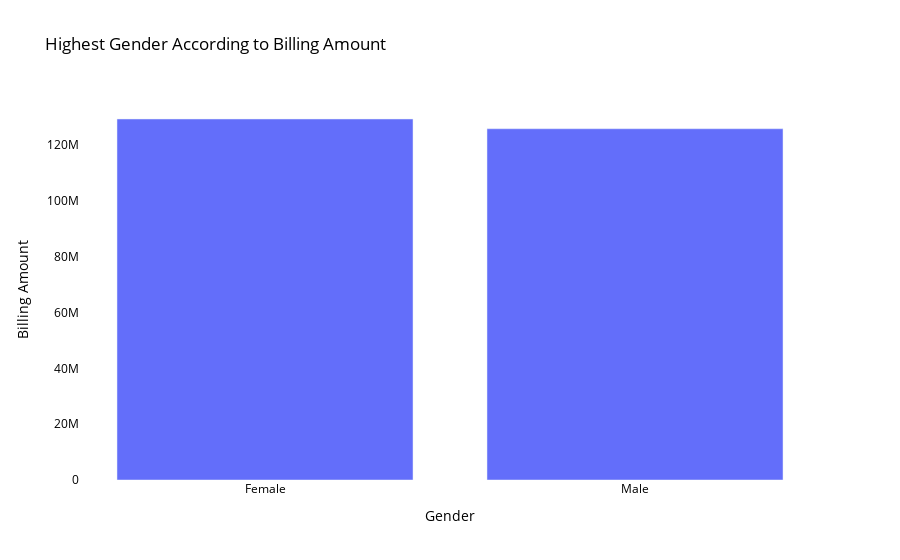
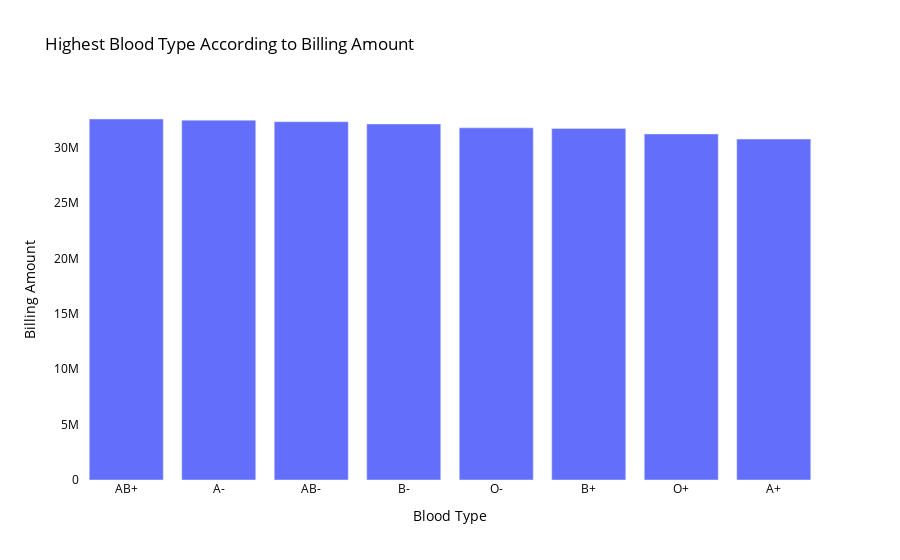
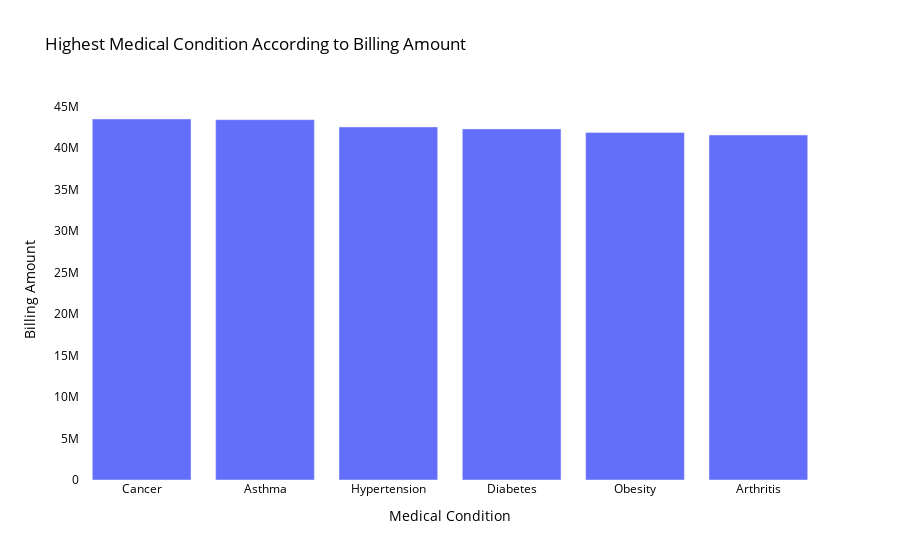
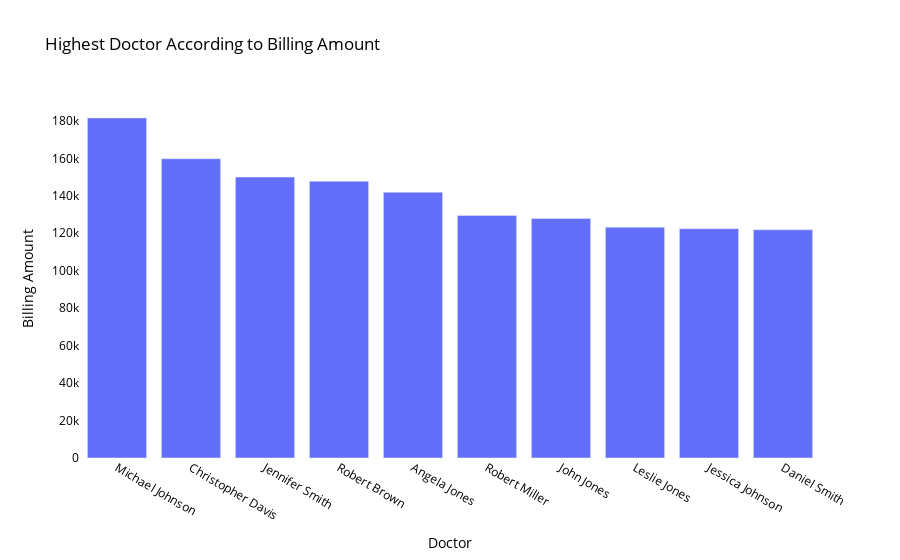

Notebook cell for these charts, in order:
### Code cell
# Highest "Features" according to the Billing Amount

for i in cols:
    
    if i == 'Gender':
        
        char_bar = df.groupby(['Gender'])[['Billing Amount']].sum().reset_index()
        char_bar = char_bar.sort_values(by=("Billing Amount"), ascending=False)
        
        top = char_bar.head(10)
        fig = go.Figure()
        fig.add_trace(go.Bar(x = top['Gender'], y = top["Billing Amount"]))
        
        fig.update_layout(title="Highest Gender According to " + 'Billing Amount',
                         xaxis_title = 'Gender',
                         yaxis_title = "Billing Amount",
                         plot_bgcolor ='white', 
                         paper_bgcolor = 'white',
                         font = dict(color = 'black'))
        
        pyo.init_notebook_mode(connected = True)
        pyo.iplot(fig)
        
    else:
        
        char_bar = df.groupby([i])[['Billing Amount']].sum().reset_index()
        char_bar = char_bar.sort_values(by = ("Billing Amount"), ascending = False)
        
        top = char_bar.head(10)
        fig = go.Figure()
        fig.add_trace (go.Bar(x = top[i], y = top['Billing Amount']))
        
        fig.update_layout(title = "Highest " + i + " According to Billing Amount", 
                         xaxis_title = i,
                         yaxis_title = "Billing Amount", 
                         plot_bgcolor = 'white',
                         paper_bgcolor = 'white',
                         font = dict(color = 'black'))
        
        pyo.init_notebook_mode(connected = True)
        pyo.iplot(fig)

### Figure 1 — Plotly figure (JSON) as saved in the notebook; plotly's stock layout.template omitted (floating-point values rounded to 4 significant figures)
{"data": [{"type": "bar", "x": ["Female", "Male"], "y": [129300000.0, 125800000.0]}], "layout": {"font": {"color": "black"}, "paper_bgcolor": "white", "plot_bgcolor": "white", "title": {"text": "Highest Gender According to Billing Amount"}, "xaxis": {"title": {"text": "Gender"}}, "yaxis": {"title": {"text": "Billing Amount"}}}}

### Figure 2 — Plotly figure (JSON) as saved in the notebook; plotly's stock layout.template omitted (floating-point values rounded to 4 significant figures)
{"data": [{"type": "bar", "x": ["AB+", "A-", "AB-", "B-", "O-", "B+", "O+", "A+"], "y": [32600000.0, 32490000.0, 32360000.0, 32150000.0, 31800000.0, 31740000.0, 31250000.0, 30780000.0]}], "layout": {"font": {"color": "black"}, "paper_bgcolor": "white", "plot_bgcolor": "white", "title": {"text": "Highest Blood Type According to Billing Amount"}, "xaxis": {"title": {"text": "Blood Type"}}, "yaxis": {"title": {"text": "Billing Amount"}}}}

### Figure 3 — Plotly figure (JSON) as saved in the notebook; plotly's stock layout.template omitted (floating-point values rounded to 4 significant figures)
{"data": [{"type": "bar", "x": ["Cancer", "Asthma", "Hypertension", "Diabetes", "Obesity", "Arthritis"], "y": [43490000.0, 43410000.0, 42530000.0, 42300000.0, 41870000.0, 41560000.0]}], "layout": {"font": {"color": "black"}, "paper_bgcolor": "white", "plot_bgcolor": "white", "title": {"text": "Highest Medical Condition According to Billing Amount"}, "xaxis": {"title": {"text": "Medical Condition"}}, "yaxis": {"title": {"text": "Billing Amount"}}}}

### Figure 4 — Plotly figure (JSON) as saved in the notebook; plotly's stock layout.template omitted (floating-point values rounded to 4 significant figures)
{"data": [{"type": "bar", "x": ["Michael Johnson", "Christopher Davis", "Jennifer Smith", "Robert Brown", "Angela Jones", "Robert Miller", "John Jones", "Leslie Jones", "Jessica Johnson", "Daniel Smith"], "y": [181600.0, 159800.0, 150000.0, 147700.0, 141900.0, 129500.0, 127900.0, 123200.0, 122400.0, 121800.0]}], "layout": {"font": {"color": "black"}, "paper_bgcolor": "white", "plot_bgcolor": "white", "title": {"text": "Highest Doctor According to Billing Amount"}, "xaxis": {"title": {"text": "Doctor"}}, "yaxis": {"title": {"text": "Billing Amount"}}}}
